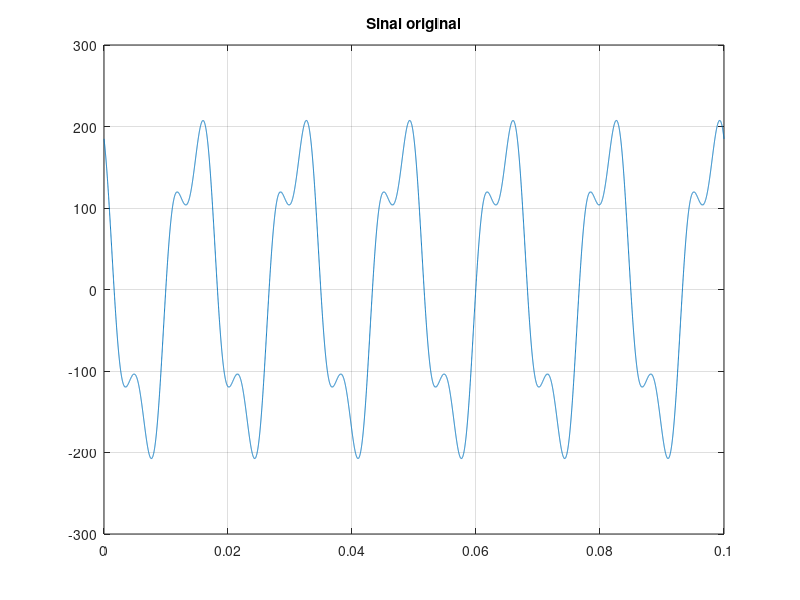
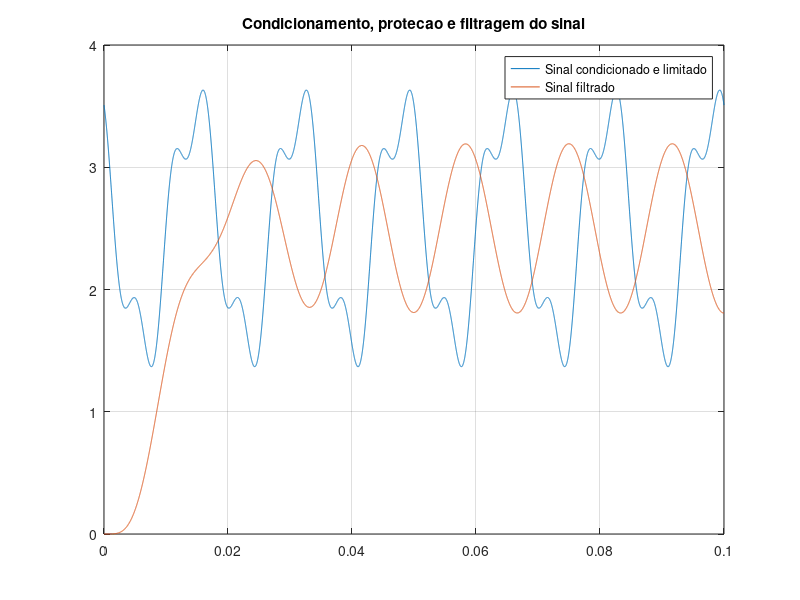
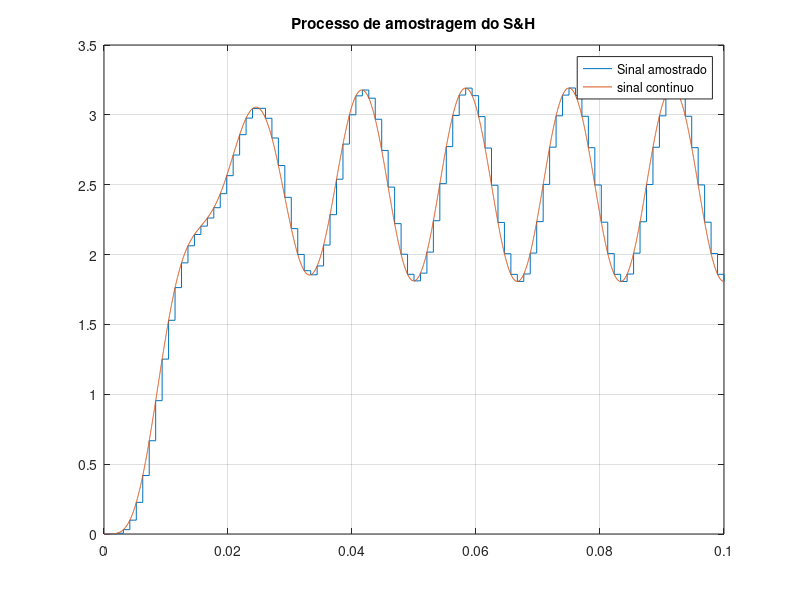
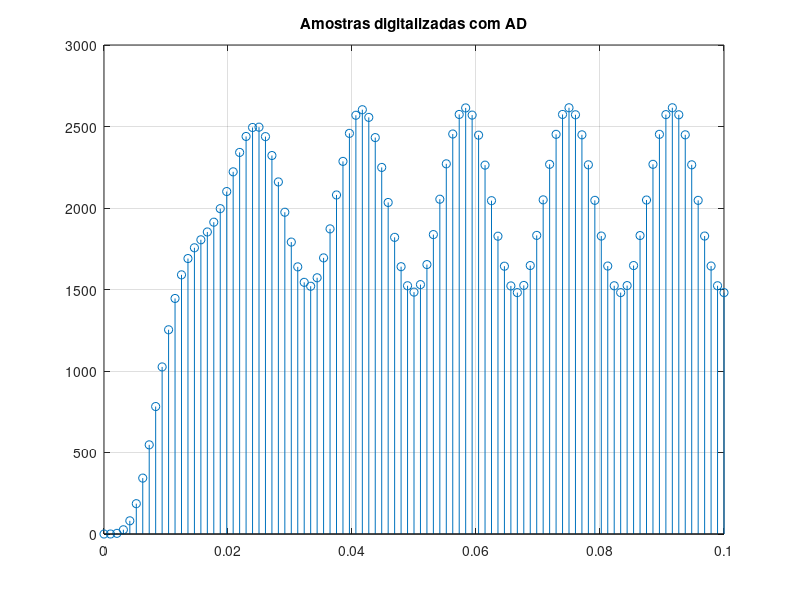

Reproduce these figures in MATLAB, in order.
clc
clear
close all

%ETAPA 1 - CRIAÇÃO DO SINAL ANÁLOGICO E DEFINIÇÃO DO NÚMERO DE AMOSTRAS E FREQUÊNCIA DE AMOSTRAGEM:

f0 = 60; % Frequência fundamental do sinal (60 Hz)
tfinal = 0.1; % Duração do sinal (0.1 s)
m = 2000; % Número de amostras por ciclo da fundamental do sinal
fa = m*f0; % Frequência de amostragem para se criar o sinal analógico
t = 0:1/fa:tfinal; % Vetor de tempos para produzir as amostras desses sinais de tempo continuo
V1 = (220/sqrt(3))*sqrt(2); % Amplitude da fundamental do sinal de valor 220/sqrt(3) VRMS
Fase1 = deg2rad(45); %Fase da fundamental (45°)
V3 = V1/3; % Amplitude da terceira harmônica do sinal
Fase3 = deg2rad(15); %Fase da 3 Harmonica (15°)
fundamental = V1*cos(2*pi*f0*t+Fase1);
terceira = V3*cos(2*pi*3*f0*t+Fase3);
sinal = fundamental + terceira;

% Simula a entrada desses dois sinais secundarios em entradas analogicas de um IED
%%%%%%%%%%%%%%%%%%%%%%%%%%%%%%%%%%%%%%%%%%%%%%%%%%%%%%%%%%%%%%%%%%%%%%%%%%%%%%%%%%
% 1)Condicionamento: diminuir a intensidade dos sinais que vem do TP 

sinalIn = sinal * (6/220);     %TP interno de 220:6V
% Ajustando a tensão com um divisor resistivo de 1/5
sinalIn = sinalIn * (1 / 5);

% Adicionando um offset aos canais para eles possuirem tensao analogica UNIPOLAR
% Admitindo eletronica com tensoes entre 0 a 5V, usaremos um offset de 2,5 V.
sinalIn = sinalIn + 2.5;

% 2) Protecao dos sinais condicionados, para limitar os seus valores entre as necessidades
%   dos filtros e da eletronica. Supondo uma eletronica para sinais entre 0 e 5 V

% Simula o circuito de grampeamento
sinalInLim = min(sinalIn, 5.5);     % Valor maximo permitido eh 5 + 0.5 V
sinalInLim = max(sinalInLim,-0.5);  % Valor minimo permitido eh 0.0 - 0.5 V

% 3) Filtragem: simula a filtragem passa baixa para fazer o anti-aliasing
%   Considerando uma frequencia de amostragem (que sera feita
%   posteriormente) com fa = 16*60 = 960 Hz (ou seja, amostragem de 16
%   amostras por ciclo)
%   Considerando um  conversor AD (que sera simulado posteriormente) com 12 bits n = 12

% Especificações do filtro
frequencia_banda_passagem = 60; % Frequência limite da banda de passagem em Hz (deseja-se atenuar todos as harmônicas fora a fundamental)
Amax = 3;            % Atenuação maxima admissivel da banda de passagem em dB (valor escolhido em 
                                 % 3 dB por conta da definição de frequência de corte
frequencia_banda_rejeicao = 180; % Frequência limite da banda de rejeição em Hz
Amin = 40;           % Atenuação minima admissivel da banda de rejeicao em dB (40 dB foi escolhido por ser uma atenuação que faz com o sinal deixe de ser relevante)
                                 % Esse valor não precisa ser maior que 1/2^n

% Calculo das frequencias angulares
Wp = 2*pi*frequencia_banda_passagem;   % Frequencia da banda de passagem em rad/s
Ws = 2*pi*frequencia_banda_rejeicao;   % Frequencia da banda de rejeicao em rad/s

% Projeto do filtro butterworth com funcao de transferencia e componentes ideais
% Ordem do filtro segundo as especificacoes
[nFiltro, Wn] = buttord(Wp, Ws, Amax, Amin, 's');

% Projeto dos polinomios da funcao de transferencia do filtro
[num, den] = butter(nFiltro, Wn, 'low', 's');

% Montagem da funcao de transferencia
filtroPB = tf(num,den);

%Simulando o funcionamento dos filtros anti-aliasing passa baixa no sinal 
sinalFil = lsim(filtroPB, sinalInLim, t);

figure(1);
plot(t, sinal);
grid
title('Sinal original')

figure(2);
plot(t,sinalInLim, t, sinalFil);
grid
legend('Sinal condicionado e limitado', 'Sinal filtrado')
title('Condicionamento, protecao e filtragem do sinal')


% ETAPA 2 - Transformada Discreta de Fourier

%%%%%%%%%%%%%%%%%%%%%%%%%%%%%%%%%%%%%%%%%%%%%%%%%%%%%%%%%%%%%%%%%%%%%%%%%%%%%%%
% Etapa de simulacao da amostragem e digitalização
%%%%%%%%%%%%%%%%%%%%%%%%%%%%%%%%%%%%%%%%%%%%%%%%%%%%%%%%%%%%%%%%%%%%%%%%%%%%%%%

%A) Simular o processo de amostragem (sample & hold)
m = 16; % Deseja-se ter 16 amostras por ciclo da onda fundamental
faFiltro = m*60; %freq de amostragem desejada [Hz]
taFiltro = 1/faFiltro;
% Fator de decimação - nesse caso que estamos emulando o comportamento do tempo
% continuo, vamos pegar amostras igualmente espacadas nos vetores dos sinais,
% a cada 'decimation_factor' numero de amostras
decimation_factor = round(fa/faFiltro);
% Inicialização do vetor de dados amostrados - prepara o processo de amostragem
Tsignal_smp = [];   %vetor para armazenar as amostras do tempo (auxiliar)
signal_smp = [];   %vetor para armazenar as amostras da tensao
% Loop para subamostragem ou decimacao
for i = 1:decimation_factor:length(sinalFil)    %varre o vetor de tempo continuo, saltando de decimation_factor
    signal_smp = [signal_smp, sinalFil(i)];   %pega uma amostra de tensao
    Tsignal_smp = [Tsignal_smp, t(i)];        %tambem amostro para saber o tempo de cada amostra
end

% Resultados
% Observacao do sinal no tempo contino e sinal amostrado por circuito de sample & hold
figure(3)
stairs(Tsignal_smp, signal_smp); hold on; grid;
stairs(t, sinalFil);
legend('Sinal amostrado', 'sinal continuo');
title('Processo de amostragem do S&H')

%B) Simulacao da digitalizacao com conversor AD
n=12;        %12 bits de resolucao - 2^12 simbolos diferentes
q=5/(2^n); % Quanta do conversor em Volts / simbolo

signal_dig = round(signal_smp/q);

figure(4)
stem(Tsignal_smp, signal_dig); hold on; grid;
title('Amostras digitalizadas com AD');

% Transformada discreta de Fourier

for i=1:1:m %Coeficientes 1 Harmonica
  Coef_b_cos1(i) = (sqrt(2)/m)*cos((2*pi*(i-1)*1)/m);
  Coef_b_sin1(i) = (sqrt(2)/m)*sin((2*pi*(i-1)*1)/m);
end

for i=1:1:m %Coeficientes 3 Harmonica
  Coef_b_cos3(i) = (sqrt(2)/m)*cos((2*pi*(i-1)*3)/m);
  Coef_b_sin3(i) = (sqrt(2)/m)*sin((2*pi*(i-1)*3)/m);
end

for i=1:1:m %Coeficientes 5 Harmonica
  Coef_b_cos5(i) = (sqrt(2)/m)*cos((2*pi*(i-1)*5)/m);
  Coef_b_sin5(i) = (sqrt(2)/m)*sin((2*pi*(i-1)*5)/m);
end

for i=1:1:m %Coeficientes 7 Harmonica
  Coef_b_cos7(i) = (sqrt(2)/m)*cos((2*pi*(i-1)*7)/m);
  Coef_b_sin7(i) = (sqrt(2)/m)*sin((2*pi*(i-1)*7)/m);
end

%Código de plotagem dos gráficos retirado do exemplo do professor
figure(5); 
subplot(221); stem(Coef_b_cos1); grid; ylabel('Coefs. cosseno'); 
title('Coefs. da 1a. harm.');
subplot(222); stem(Coef_b_cos3); grid;
title('Coefs. da 3a. harm.');

subplot(223); stem(Coef_b_sin1); grid; ylabel('Coefs. seno');
subplot(224); stem(Coef_b_sin3); grid;

x = zeros(1,m);
for z = 1:1:length(signal_dig)
    %Zerando variaveis para evitar problemas na recursão
    y_r1 = 0;
    y_im1 = 0;
    y_r3 = 0;
    y_im3 = 0;
    for j = 2:1:m
      x(m-(j-2)) = x(m-(j-1));
      %janela deslizante
    end
    x(1) = signal_dig(z);
    for k = 1:1:m
      %Cálculo de Y para 1 Harmonica
      y_r1 =  x(k)*Coef_b_cos1(k)+y_r1; 
      y_im1 = x(k)*Coef_b_sin1(k)+y_im1;
      %Cálculo de Y para 3 Harmonica
      y_r3 =  x(k)*Coef_b_cos3(k)+y_r3;
      y_im3 = x(k)*Coef_b_sin3(k)+y_im3;
    end
    yy_complexo1 = complex(y_r1,y_im1);
    yy1(z) = abs(yy_complexo1);
    y_fase1(z) = angle(yy_complexo1);
    yy_complexo3 = complex(y_r3,y_im3);
    yy3(z) = abs(yy_complexo3);
    y_fase3(z) = angle(yy_complexo3);
    
end

% APRESENTAÇÃO DOS RESULTADOS: 
for i = 1:length(yy1)-1
    % Verificando se o elemento i é igual ao próximo elemento i+1
    if yy1(i) == yy1(i+1)
        tempoz = i; %amostra em que o regime permanente é estabelecido
        Tempoo = tempoz*taFiltro;
        disp("Regime Permanente estabelecido na amostra"); disp(i);
        disp("Ou seja o tempo de atraso digital é (em segundos):"); disp(Tempoo);
        break;
    end
end

na = 1:1:length(signal_dig);

% Para uma melhor padronização dos resultados, utilizamos o layout dos gráficos que o professor definiu em seu modelo.
figure(6); subplot(211);
plot(na, signal_dig-2048, na, yy1); grid; ylabel('Unidades do AD');
legend('Sinal digital sem offset', 'Modulo do fasor (eficaz)');
subplot(212);
plot(na, (signal_dig-2048)*q, na, yy1*q); grid; ylabel('Volts');
legend('Sinal original', 'Modulo do fasor (eficaz)');

figure(7);
plot(na, yy1*q*sqrt(2), na, yy3*q*sqrt(2)); grid; 
title('Modulos da 1a e 3a hamonica');
legend('Fundamental','3ª harmônica');
ylabel('Volts de pico');

disp('Módulo do fasor da 1a. harm.  na amostra 60');  disp(yy1(60)*q*sqrt(2));
disp('Módulo do fasor da 3a. harm.   na amostra 60');  disp(yy3(60)*q*sqrt(2));
